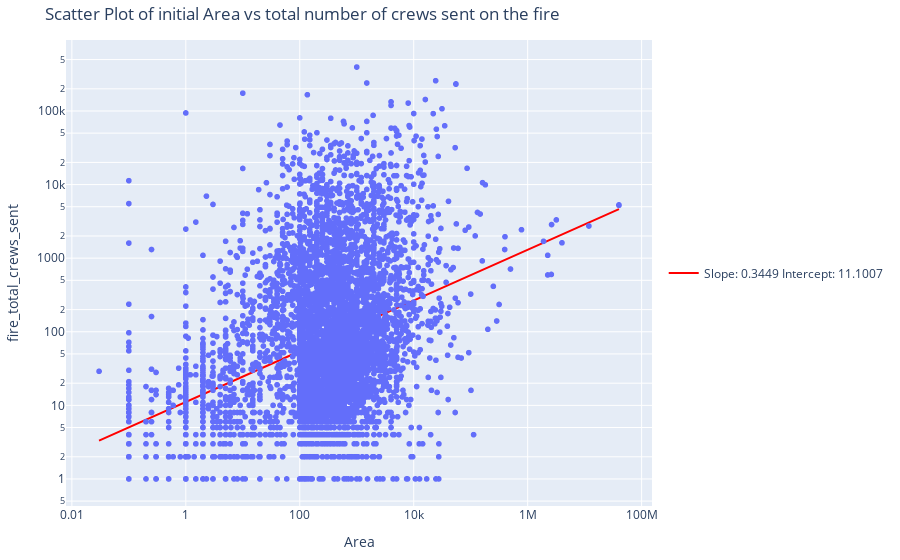

The notebook cell this image was saved under:
### Code cell
import plotly.express as px
import plotly.graph_objects as go
import numpy as np
from scipy.stats import linregress
target = 'fire_total_crews_sent'

study_df = df.sort_values('date').groupby('fire_id').first()[['area', target]].dropna()
study_df = study_df[(study_df!=0).all(axis=1)]
log_area = np.log(study_df['area'])
log_target = np.log(study_df[target])
slope, intercept, r_value, p_value, std_err = linregress(log_area, log_target)
regression_line = np.exp(intercept) * (study_df['area'])**slope
fig = px.scatter(study_df, x='area', y=target, log_x=True, log_y=True,
                 labels={'area': 'Area', target: target},
                 title=f'Scatter Plot of initial Area vs total number of crews sent on the fire')

fig.add_trace(go.Scatter(x=study_df['area'], y=regression_line, mode='lines',
                         name=f'Slope: {slope:.4f}\nIntercept: {np.exp(intercept):.4f}',
                         line=dict(color='red')))

fig.update_layout(legend=dict(y=0.5, font_size=12),
                  margin=dict(l=40, r=40, t=40, b=40))

fig.show()

### Figure 1 — Plotly figure (JSON) as saved in the notebook; plotly's stock layout.template omitted (floating-point values rounded to 4 significant figures; data arrays with more than 128 entries replaced by an {"elided": "..."} marker saying what was removed)
{"data": [{"hovertemplate": "Area=%{x}<br>fire_total_crews_sent=%{y}<extra></extra>", "legendgroup": "", "marker": {"color": "#636efa", "symbol": "circle"}, "mode": "markers", "name": "", "showlegend": false, "type": "scattergl", "x": {"elided": "5784 float values"}, "xaxis": "x", "y": {"elided": "5784 int values"}, "yaxis": "y"}, {"line": {"color": "red"}, "mode": "lines", "name": "Slope: 0.3449\nIntercept: 11.1007", "type": "scatter", "x": {"elided": "5784 float values"}, "y": {"elided": "5784 float values"}}], "layout": {"legend": {"font": {"size": 12}, "tracegroupgap": 0, "y": 0.5}, "margin": {"b": 40, "l": 40, "r": 40, "t": 40}, "title": {"text": "Scatter Plot of initial Area vs total number of crews sent on the fire"}, "xaxis": {"anchor": "y", "domain": [0, 1], "title": {"text": "Area"}, "type": "log"}, "yaxis": {"anchor": "x", "domain": [0, 1], "title": {"text": "fire_total_crews_sent"}, "type": "log"}}}
